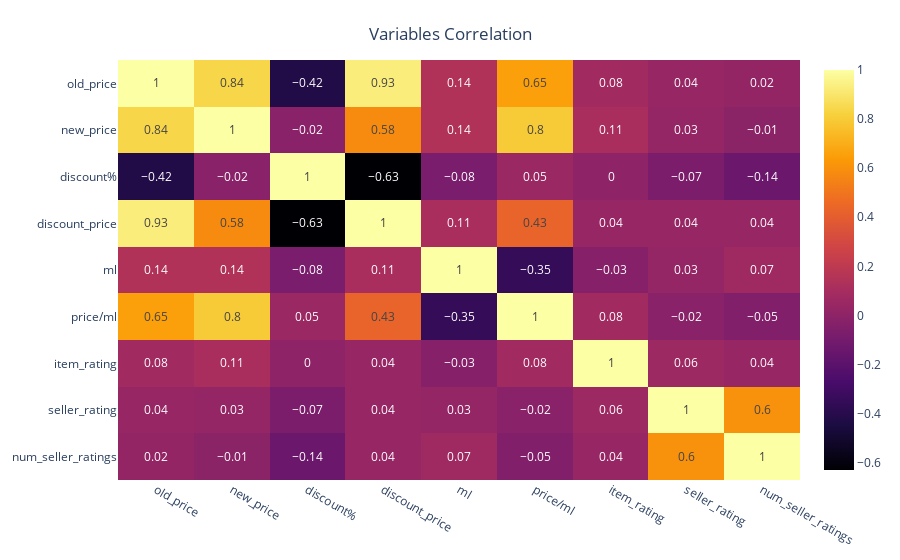

This figure's notebook cell:
### Markdown cell above
### Visualization

### Code cell
fig = px.imshow(df1.corr().round(2),color_continuous_scale='Inferno',aspect="auto",text_auto=True)
fig.update_layout(title={'text': 'Variables Correlation','y':0.95,'x':0.5, 'xanchor': 'center', 'yanchor': 'top'})

### Figure 1 — Plotly figure (JSON) as saved in the notebook; plotly's stock layout.template omitted (floating-point values rounded to 4 significant figures)
{"data": [{"coloraxis": "coloraxis", "hovertemplate": "x: %{x}<br>y: %{y}<br>color: %{z}<extra></extra>", "name": "0", "texttemplate": "%{z}", "type": "heatmap", "x": ["old_price", "new_price", "discount%", "discount_price", "ml", "price/ml", "item_rating", "seller_rating", "num_seller_ratings"], "xaxis": "x", "y": ["old_price", "new_price", "discount%", "discount_price", "ml", "price/ml", "item_rating", "seller_rating", "num_seller_ratings"], "yaxis": "y", "z": [[1, 0.84, -0.42, 0.93, 0.14, 0.65, 0.08, 0.04, 0.02], [0.84, 1, -0.02, 0.58, 0.14, 0.8, 0.11, 0.03, -0.01], [-0.42, -0.02, 1, -0.63, -0.08, 0.05, 0, -0.07, -0.14], [0.93, 0.58, -0.63, 1, 0.11, 0.43, 0.04, 0.04, 0.04], [0.14, 0.14, -0.08, 0.11, 1, -0.35, -0.03, 0.03, 0.07], [0.65, 0.8, 0.05, 0.43, -0.35, 1, 0.08, -0.02, -0.05], [0.08, 0.11, 0, 0.04, -0.03, 0.08, 1, 0.06, 0.04], [0.04, 0.03, -0.07, 0.04, 0.03, -0.02, 0.06, 1, 0.6], [0.02, -0.01, -0.14, 0.04, 0.07, -0.05, 0.04, 0.6, 1]]}], "layout": {"coloraxis": {"colorscale": [[0, "#000004"], [0.1111, "#1b0c41"], [0.2222, "#4a0c6b"], [0.3333, "#781c6d"], [0.4444, "#a52c60"], [0.5556, "#cf4446"], [0.6667, "#ed6925"], [0.7778, "#fb9b06"], [0.8889, "#f7d13d"], [1, "#fcffa4"]]}, "margin": {"t": 60}, "title": {"text": "Variables Correlation", "x": 0.5, "xanchor": "center", "y": 0.95, "yanchor": "top"}, "xaxis": {"anchor": "y", "domain": [0, 1]}, "yaxis": {"anchor": "x", "autorange": "reversed", "domain": [0, 1]}}}
